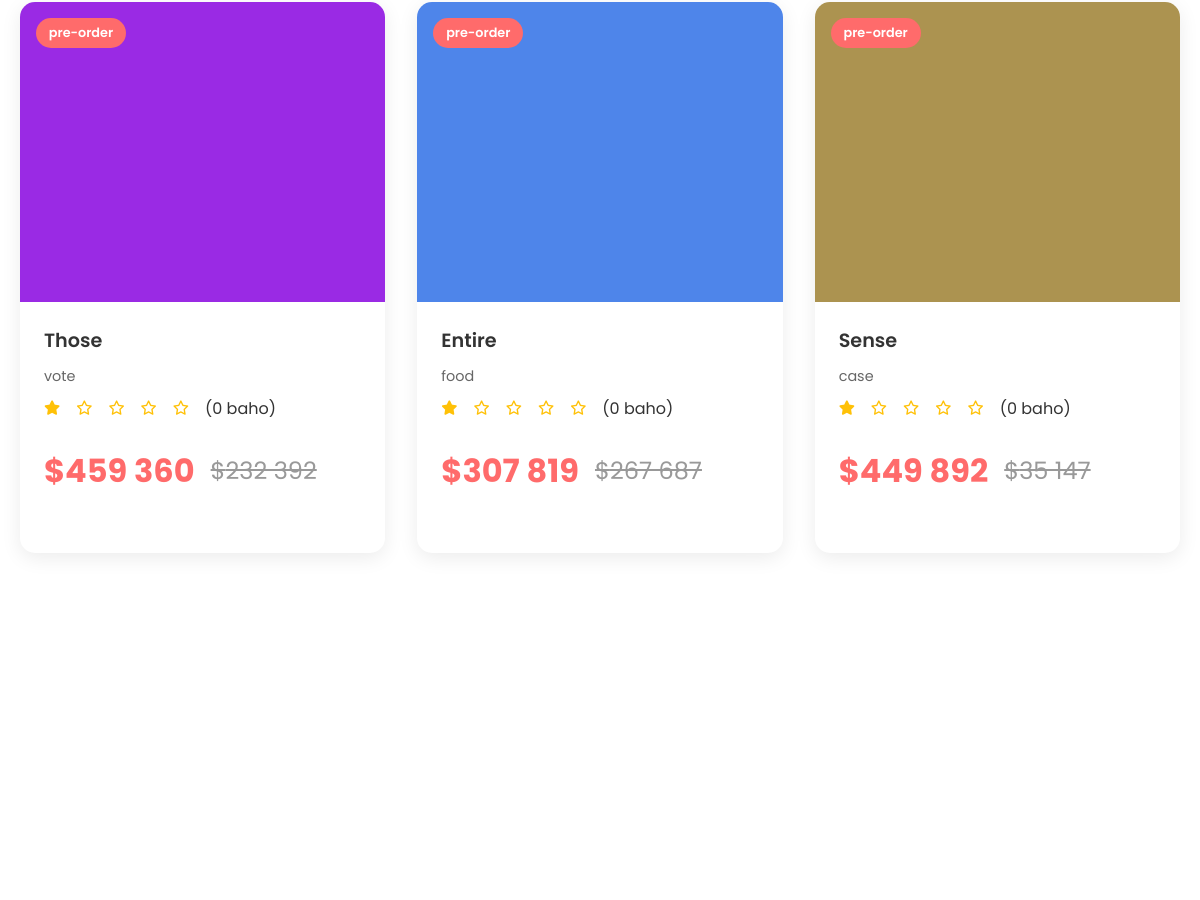
/product?category=&price=None&sort=None&page=2 (middle part), run on an earlier commit of the app's database.
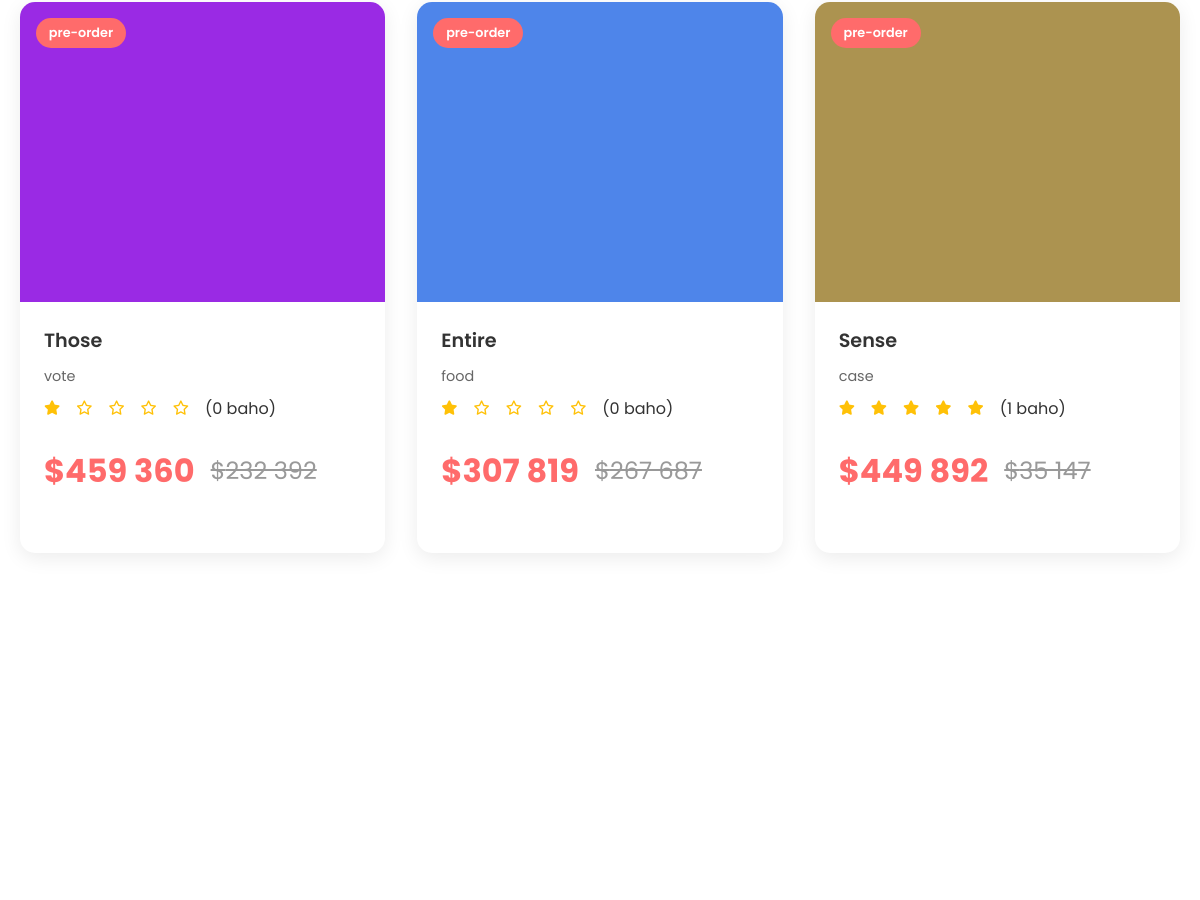
And on a later commit of the database.
### home/models.py (models this page shows, shortened)
class Product(models.Model):
    name = models.CharField(max_length=200)
    category = models.ForeignKey('Category', on_delete=models.CASCADE)
    description = models.TextField()
    current_price = models.IntegerField( blank=True, null=True)
    old_price = models.IntegerField( blank=True, null=True)
    main_image = models.ImageField(upload_to='')
    images = models.ManyToManyField('Images')
    grade = models.IntegerField(default=0)
    status = models.ForeignKey('Status', on_delete=models.CASCADE)
    count = models.IntegerField(default=0)
    colors = models.ManyToManyField('Colors')
    sizes = models.ManyToManyField('Sizes')
    materials = models.ForeignKey('Materials', on_delete=models.CASCADE, null=True)
    lengths = models.IntegerField(null=True, blank=True)
    producer = models.ForeignKey('Producer', on_delete=models.CASCADE, null=True)
    guarantee = models.IntegerField(null=True, blank=True)
    content = RichTextField(blank=True, null=True)
    top = models.BooleanField(default=False)

class Status(models.Model):
    name = models.CharField(max_length=50)
    def __str__(self):
        return self.name

class Category(models.Model):
    name = models.CharField(max_length=100)
    description = models.TextField(null=True, blank=True)
    image = models.ImageField(upload_to='', null=True, blank=True)
    def __str__(self):
        return self.name

### home/views.py (the view)
# urls.py: path('product', product, name='product'),
def product(request):
    products = Product.objects.all()
    category_id = request.GET.get('category')
    price_range = request.GET.get('price')
    sort_option = request.GET.get('sort')
    categories = Category.objects.all()
    products = Product.objects.all()
    selected_category = None
    if category_id:
        products = products.filter(category_id=category_id)
        selected_category = get_object_or_404(Category, id=category_id)
    if price_range:
        if price_range == "0-100":
            products = products.filter(current_price__lte=100)
        elif price_range == "100-300":
            products = products.filter(current_price__gte=100, current_price__lte=300)
        elif price_range == "300-500":
            products = products.filter(current_price__gte=300, current_price__lte=500)
        elif price_range == "500+":
            products = products.filter(current_price__gte=500)
    if sort_option:
        if sort_option == "price-low":
            products = products.order_by("current_price")
        elif sort_option == "price-high":
            products = products.order_by("-current_price")
        elif sort_option == "name":
            products = products.order_by("name")
        elif sort_option == "newest":
            products = products.order_by("-id")
    paginator = Paginator(products, 5)
    page_number = request.GET.get('page')
    page_obj = paginator.get_page(page_number)
    context = {
        'categories': categories,
        'products': page_obj,
        'page_obj': page_obj,
        'selected_category': selected_category,
        'selected_price': price_range,
        'selected_sort': sort_option,
    }
    return render(request, 'products.html', context)

### home/tags.py (called while the page is built)
@register.filter
def intspace(value):
    try:
        orig = str(int(value))
        if orig.startswith('-'):
            negative = '-'
            orig = orig[1:]
        else:
            negative = ''
        result = ''
        for i, digit in enumerate(reversed(orig)):
            if i > 0 and i % 3 == 0:
                result = ' ' + result
            result = digit + result
        return negative + result
    except (ValueError, TypeError):
        return value

@register.filter
def categories(user):
    return Category.objects.all()

@register.filter
def star_rating_html(rating):
    if rating is None or rating == 0:
        rating = 0
    rating = max(1, min(5, int(rating)))
    html = ""
    for i in range(1, 6):
        if i <= rating:
            html += '<i class="fas fa-star text-warning"></i>'
        else:
            html += '<i class="far fa-star text-muted"></i>'
    return html

@register.filter
def reviews_count(product):
    from .models import ProductView
    return ProductView.objects.filter(product=product).count()

@register.filter
def average_rating(product):
    from .models import ProductView
    reviews = ProductView.objects.filter(product=product)
    if reviews.exists():
        avg = reviews.aggregate(Avg('rate'))['rate__avg']
        return round(avg, 2)  # O'rtacha qiymatni 2 xonagacha yaxlitlash
    return 0

### templates/products.html (shortened to what this page needs)
{% extends 'base.html' %}{% load static %} {% load tags %}
{% block content %}
<section>
    <section class="products-page">
        <div class="container">
            <div class="products-grid" id="productsGrid">
                {% for product in products %}
                <div class="product-card" data-category="women" data-price="259">
                    <div class="product-image">
                        <img src="{{ product.main_image.url }}" alt="{{ product.name }}" width="100%">
                        <div class="product-badge">{{ product.status}}</div>
                    </div>
                    <div class="product-info">
                        <h4>{{ product.name }}</h4>
                        <p class="product-category">{{ product.category }}</p>
                        <div class="product-rating">
                           {{ product|average_rating|star_rating_html|safe }}
                        <span class="rating-count">({{ product|reviews_count }} baho)</span>
                        </div>
                        <div class="product-price">
                            <span class="current-price">${{ product.current_price|intspace }}</span>
                            <span class="old-price">${{ product.old_price|intspace }}</span>
                        </div>
                    </div>
                </div>
                {% endfor %}
            </div>
        </div>
    </section>
    {% endblock %}

### templates/base.html (shortened to what this page needs)
{% load static %} {% load tags %}
<!DOCTYPE html>
<html lang="uz">
<head>
    <link rel="stylesheet" href="{% static 'css/style.css' %}">
    <link rel="stylesheet" href="{% static 'css/additional-styles.css' %}">
    <link rel="stylesheet" href="https://cdnjs.cloudflare.com/ajax/libs/font-awesome/6.0.0/css/all.min.css">
</head>
<body>
    {% block content %}
    {% endblock %}
</body>
</html>

### static/css/style.css (style rules this page uses)
* { margin: 0; padding: 0; box-sizing: border-box; }
body { font-family: 'Poppins', sans-serif; line-height: 1.6; color: #333; overflow-x: hidden; }
.container { max-width: 1200px; margin: 0 auto; padding: 0 20px; }
.product-image { width: 100%; height: auto; object-fit: cover; }
.products-grid { display: grid; grid-template-columns: repeat(auto-fit, minmax(280px, 1fr)); gap: 2rem; }
.product-card { background: white; border-radius: 15px; overflow: hidden; box-shadow: 0 5px 20px rgba(0, 0, 0, 0.08); transition: transform 0.3s ease, box-shadow 0.3s ease; }
.product-image { position: relative; height: 300px; overflow: hidden; }
.product-badge { position: absolute; top: 1rem; left: 1rem; background: #ff6b6b; color: white; padding: 0.3rem 0.8rem; border-radius: 15px; font-size: 0.8rem; font-weight: 600; }
.product-info { padding: 1.5rem; }
.product-info h4 { font-size: 1.2rem; font-weight: 600; margin-bottom: 0.5rem; color: #333; }
.product-rating { margin-bottom: 1rem; }
.product-rating i { color: #ffc107; font-size: 0.9rem; }
.product-price { display: flex; align-items: center; gap: 0.5rem; }
.current-price { font-size: 1.2rem; font-weight: 700; color: #ff6b6b; }
.old-price { font-size: 1rem; color: #999; text-decoration: line-through; }
html { scroll-behavior: smooth; }

### static/css/additional-styles.css (style rules this page uses)
.products-page { padding: 3rem 0; }
.product-category { color: #666; font-size: 0.9rem; margin-bottom: 0.5rem; }
.product-rating { display: flex; align-items: center; gap: 1rem; margin-bottom: 1.5rem; }
.product-price { display: flex; align-items: center; gap: 1rem; margin-bottom: 2rem; }
.current-price { font-size: 2rem; font-weight: 700; color: #ff6b6b; }
.old-price { font-size: 1.5rem; color: #999; text-decoration: line-through; }

What changed in the data, as far as the page shows it:
changed Product "Sense": id "0" → "1"
